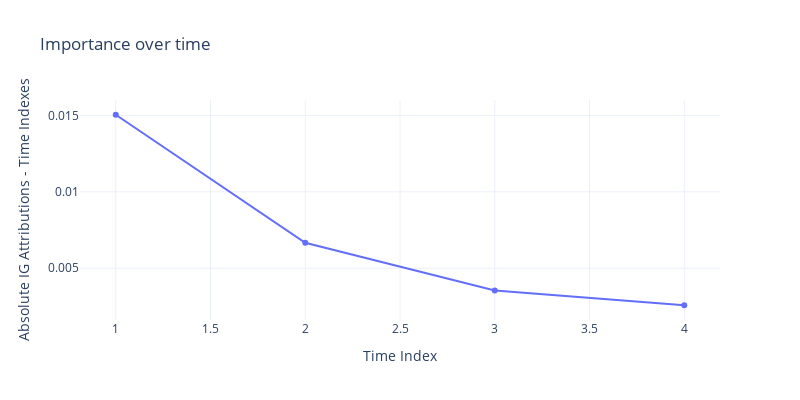

Notebook code for this chart:
### Code cell
from recurrent_health_events_prediction.model_selection.deep_learning.utils import plot_attribution_over_time


plot_attribution_over_time(mean_abs_time, title="Absolute IG Attributions - Time Indexes")

### Figure 1 — Plotly figure (JSON) as saved in the notebook; plotly's stock layout.template omitted (floating-point values rounded to 4 significant figures)
{"data": [{"marker": {"size": 6}, "mode": "lines+markers", "type": "scatter", "x": [1, 2, 3, 4], "y": [0.01504, 0.006664, 0.003552, 0.002581]}], "layout": {"height": 400, "title": {"text": "Importance over time"}, "width": 800, "xaxis": {"title": {"text": "Time Index"}}, "yaxis": {"title": {"text": "Absolute IG Attributions - Time Indexes"}}}}
